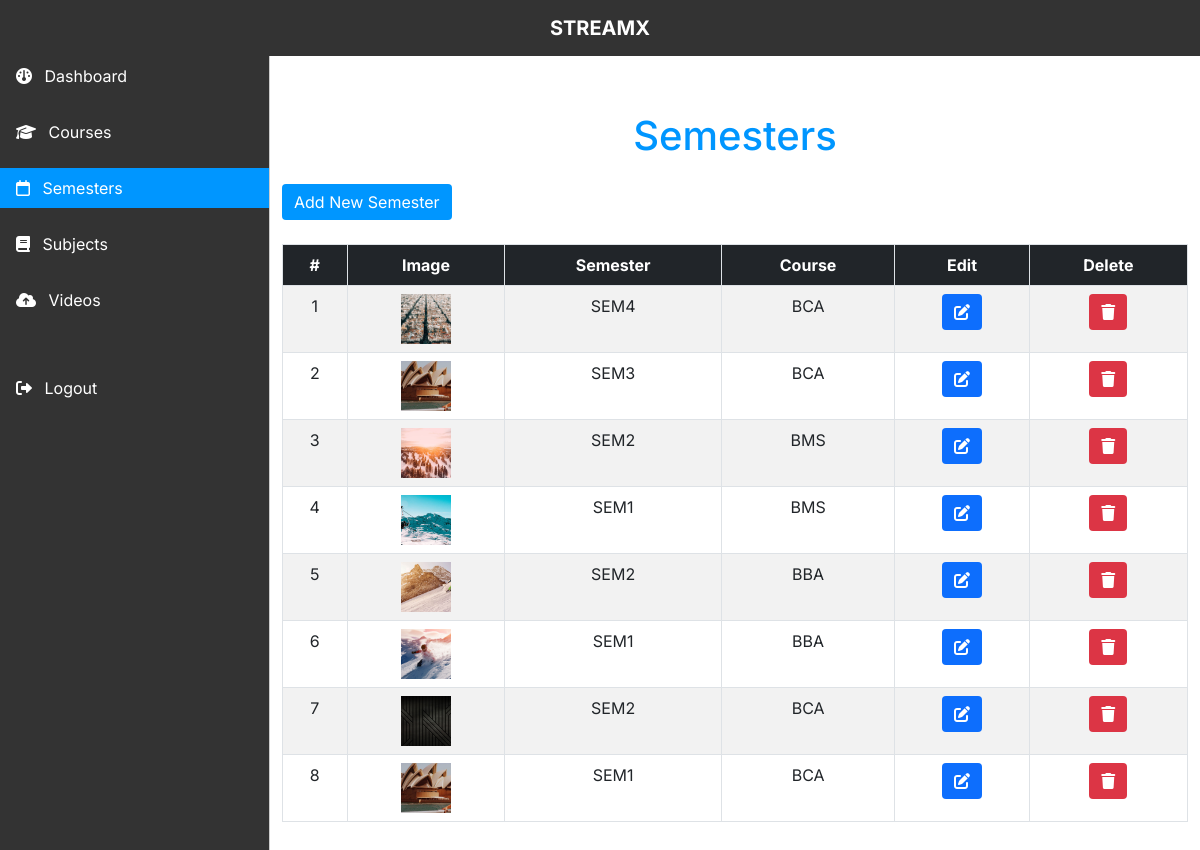
The page /Admin/semesters.php (signed in) on the database its author committed.
### tables this page shows
CREATE TABLE `semester` (
  `id` int(11) NOT NULL,
  `img_path` varchar(255) NOT NULL,
  `semester` varchar(20) NOT NULL,
  `course_id` int(11) NOT NULL,
  `status` tinyint(4) NOT NULL DEFAULT 1
);

CREATE TABLE `course` (
  `id` int(11) NOT NULL,
  `img_path` varchar(255) NOT NULL,
  `course` varchar(255) NOT NULL,
  `status` tinyint(4) NOT NULL DEFAULT 1
);

### Admin/Includes/semesterPage.inc.php (the view, shortened to what this page needs)
<?php
include_once('conn.php');
?>
<div id="semester-page" class="py-5">
    <h1 class="text-center mb-4 theme-color">Semesters</h1>
    <a href="./php/addNewSemesterPage.php" class="btn btn-primary bg-theme-color border-0 mb-4">Add New Semester</a>
    <div class="table-container table-responsive">
        <table class="table bg-white table-striped table-hover table-bordered text-center">
            <thead class="bg-dark text-white">
                <tr>
                    <th scope="col">#</th>
                    <th scope="col">Image</th>
                    <th scope="col">Semester</th>
                    <th scope="col">Course</th>
                    <th scope="col">Edit</th>
                    <th scope="col">Delete</th>
                </tr>
            </thead>
            <tbody>
                <?php
                $select_query = "SELECT semester.id,
                            semester.img_path,
                            semester.semester,
                            course.course
                            from semester INNER JOIN
                            course ON semester.course_id = course.id
                            ORDER by semester.id DESC
                            ";
                $select_query_run = mysqli_query($conn, $select_query);
                if (mysqli_num_rows($select_query_run) > 0) {
                    $cnt = 1;
                    while ($result_array = mysqli_fetch_assoc($select_query_run)) {
                        ?>
                        <tr>
                            <td>
                                <?= $cnt++ ?>
                            </td>
                            <td>
                                <img class="semester-img table-img" src="../<?= $result_array['img_path'] ?>"
                                    alt="<?= $result_array['semester'] ?>">
                            </td>
                            <td>
                                <?= $result_array['semester'] ?>
                            </td>
                            <td>
                                <?= $result_array['course'] ?>
                            </td>
                            <td>
                                <a href="./php/editSemesterPage.php?id=<?= $result_array['id'] ?>&semester=<?= $result_array['semester'] ?>&course=<?= $result_array['course'] ?>"
                                    name="edit-btn" class="btn btn-primary border-0">
                                    <i class="fa-solid fa-pen-to-square"></i>
                                </a>
                            </td>
                            <td><a onclick="deleteSemester(<?= $result_array['id'] ?>)" class="btn btn-danger border-0">
                                    <i class="fa-solid fa-trash"></i>
                                </a>
                            </td>
                        </tr>
                    <?php }
                } else { ?>
                    <td colspan="6">No semesters found</td>
                    <?php
                }
                ?>
            </tbody>
        </table>
    </div>
</div>

### Admin/Includes/header.inc.php (shortened to what this page needs)
<!DOCTYPE html>
<html lang="en">
  <head>
    <link rel="stylesheet" href="css/bootstrap.min.css" />
    <link rel="stylesheet" href="css/dataTables.bootstrap5.min.css" />
    <link rel="stylesheet" href="css/all.css">
    <link rel="stylesheet" href="css/utility_classes.css">
    <link rel="stylesheet" href="css/style.css" />
  </head>
  <body>

### Admin/Includes/topNavbar.inc.php (shortened to what this page needs)
<nav class="navbar navbar-expand-lg navbar-dark bg-333 fixed-top py-2 w-100">
    <div class="container-fluid">
        <a class="navbar-brand mx-auto text-uppercase fw-bold" href="index.php">StreamX</a>
    </div>
</nav>

### Admin/Includes/offCanvas.inc.php
<div class="offcanvas offcanvas-start sidebar-nav bg-333" tabindex="-1" id="sidebar">
  <div class="offcanvas-body p-0">
    <nav class="navbar-dark h-100">
      <ul class="navbar-nav h-100 mt-5 mt-lg-0">
        <li class="mb-3">
          <a href="index.php" class="nav-link px-3 text-white">
            <span class="me-2"><i class="fa-solid fa-gauge"></i></span>
            <span>Dashboard</span>
          </a>
        </li>
        <li class="mb-3">
          <a href="courses.php" class="nav-link px-3 text-white">
            <span class="me-2"><i class="fas fa-graduation-cap"></i></span>
            <span>Courses</span>
          </a>
        </li>
        <li class="mb-3">
          <a href="semesters.php" class="nav-link px-3 text-white">
            <span class="me-2"><i class="far fa-calendar"></i></span>
            <span>Semesters</span>
          </a>
        </li>
        <li class="mb-3">
          <a href="subjects.php" class="nav-link px-3 text-white">
            <span class="me-2"><i class="fas fa-book"></i></span>
            <span>Subjects</span>
          </a>
        </li>
        <li class="mb-5">
          <a href="videos.php" class="nav-link px-3 text-white">
            <span class="me-2"><i class="fas fa-cloud-upload-alt"></i></span>
            <span>Videos</span>
          </a>
        </li>
        <li>
          <a href="logout.php" class="nav-link px-3 text-white">
            <span class="me-2"><i class="fas fa-sign-out-alt"></i></span>
            <span>Logout</span>
          </a>
        </li>
      </ul>
    </nav>
  </div>
</div>

### Admin/semesters.php (shortened to what this page needs)
<?php include_once('./Includes/header.inc.php') ?>
<?php include_once('./Includes/topNavbar.inc.php') ?>
<?php include_once('./Includes/offCanvas.inc.php') ?>
<main class="mt-5 pt-3">
  <div class="container-fluid">
    <?php include_once('./Includes/semesterPage.inc.php') ?>
  </div>
</main>
<?php include_once('./Includes/footer.inc.php') ?>

### Admin/Includes/footer.inc.php (shortened to what this page needs)
</body>
</html>

### Admin/css/utility_classes.css (style rules this page uses)
.bg-333 { background-color: #333; }
.bg-theme-color { background-color: #0096FF; color: #fff; }
.theme-color { color: #0096FF; }
.table-img { width: 50px; height: 50px; object-position: center; object-fit: cover; }

### Admin/css/style.css (style rules this page uses)
body, button { font-family: "Inter", sans-serif; }
:root { --offcanvas-width: 270px; --topNavbarHeight: 56px; }
.sidebar-nav { width: var(--offcanvas-width); }
@media (min-width: 992px) { body { overflow: auto !important; } }
@media (min-width: 992px) { main { margin-left: var(--offcanvas-width); } }
@media (min-width: 992px) { .sidebar-nav { -webkit-transform: none; transform: none; visibility: visible !important; height: calc(100% - var(--topNavbarHeight)); top: var(--topNavbarHeight); } }

### rows shown on the page
semester: img_path+semester (picture), semester "SEM4", course.course "BCA"
semester: img_path+semester (picture), semester "SEM3", course.course "BCA"
semester: img_path+semester (picture), semester "SEM2", course.course "BMS"
semester: img_path+semester (picture), semester "SEM1", course.course "BMS"
semester: img_path+semester (picture), semester "SEM2", course.course "BBA"
semester: img_path+semester (picture), semester "SEM1", course.course "BBA"
semester: img_path+semester (picture), semester "SEM2", course.course "BCA"
semester: img_path+semester (picture), semester "SEM1", course.course "BCA"
